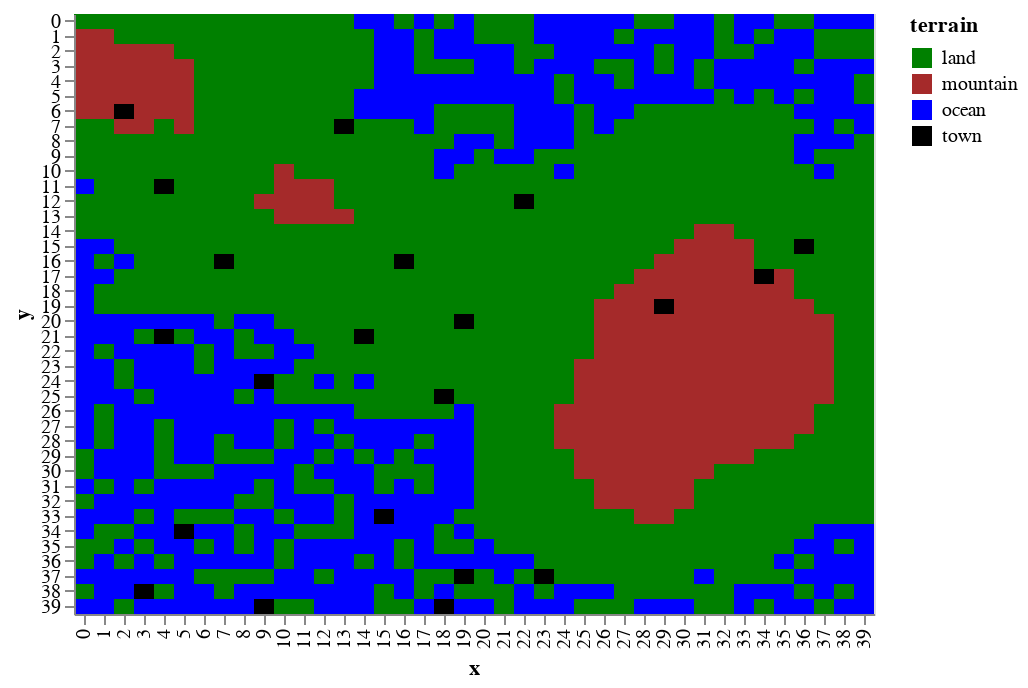

Notebook code for this chart:
### Code cell
draw.drawCities(world.df_features)

### Figure 1 — Vega-Lite specification as saved in the notebook (floating-point values rounded to 4 significant figures; data arrays with more than 128 entries replaced by an {"elided": "..."} marker saying what was removed)
{"$schema": "https://vega.github.io/schema/vega-lite/v2.6.0.json", "config": {"view": {"height": 300, "width": 400}}, "data": {"name": "data-c60579ed21da5f6c2adbb27dbec73c73"}, "datasets": {"data-c60579ed21da5f6c2adbb27dbec73c73": {"elided": "1600 records"}}, "encoding": {"color": {"field": "terrain", "scale": {"domain": ["land", "mountain", "ocean", "town"], "range": ["green", "brown", "blue", "black"]}, "type": "nominal"}, "x": {"field": "x", "type": "ordinal"}, "y": {"field": "y", "type": "ordinal"}}, "mark": "rect"}
